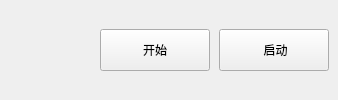
           <widget class="QWidget" name="bottomWidget" native="true">
            <property name="sizePolicy">
             <sizepolicy hsizetype="Preferred" vsizetype="Preferred">
              <horstretch>0</horstretch>
              <verstretch>0</verstretch>
             </sizepolicy>
            </property>
            <layout class="QHBoxLayout" name="horizontalLayout_4">
             <property name="spacing">
              <number>9</number>
             </property>
             <property name="leftMargin">
              <number>9</number>
             </property>
             <property name="topMargin">
              <number>9</number>
             </property>
             <property name="rightMargin">
              <number>9</number>
             </property>
             <property name="bottomMargin">
              <number>9</number>
             </property>
             <item>
              <spacer name="horizontalSpacer">
               <property name="orientation">
                <enum>Qt::Orientation::Horizontal</enum>
               </property>
               <property name="sizeHint" stdset="0">
                <size>
                 <width>40</width>
                 <height>20</height>
                </size>
               </property>
              </spacer>
             </item>
             <item>
              <widget class="QLabel" name="currentGamePic">
               <property name="minimumSize">
                <size>
                 <width>42</width>
                 <height>42</height>
                </size>
               </property>
               <property name="maximumSize">
                <size>
                 <width>42</width>
                 <height>42</height>
                </size>
               </property>
               <property name="text">
                <string/>
               </property>
              </widget>
             </item>
             <item>
              <widget class="QPushButton" name="btnStart">
               <property name="enabled">
                <bool>true</bool>
               </property>
               <property name="minimumSize">
                <size>
                 <width>110</width>
                 <height>42</height>
                </size>
               </property>
               <property name="maximumSize">
                <size>
                 <width>110</width>
                 <height>42</height>
                </size>
               </property>
               <property name="text">
                <string>开始</string>
               </property>
              </widget>
             </item>
             <item>
              <widget class="QPushButton" name="btnPlay">
               <property name="minimumSize">
                <size>
                 <width>110</width>
                 <height>42</height>
                </size>
               </property>
               <property name="maximumSize">
                <size>
                 <width>110</width>
                 <height>42</height>
                </size>
               </property>
               <property name="text">
                <string> 启动</string>
               </property>
               <property name="icon">
                <iconset resource="../resource/resources.qrc">
                 <normaloff>:/iamge_pack/content/run_1.png</normaloff>:/iamge_pack/content/run_1.png</iconset>
               </property>
               <property name="iconSize">
                <size>
                 <width>24</width>
                 <height>24</height>
                </size>
               </property>
              </widget>
             </item>
            </layout>
           </widget>
